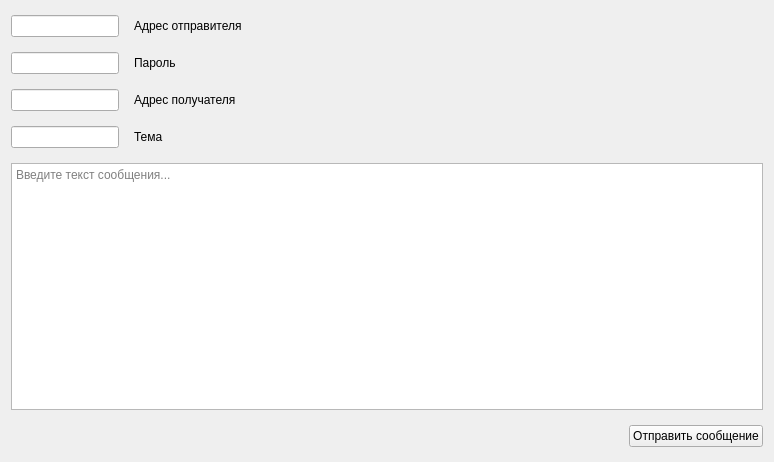
<?xml version="1.0" encoding="UTF-8"?>
<ui version="4.0">
 <class>Form</class>
 <widget class="QWidget" name="Form">
  <property name="geometry">
   <rect>
    <x>0</x>
    <y>0</y>
    <width>774</width>
    <height>462</height>
   </rect>
  </property>
  <property name="windowTitle">
   <string>Form</string>
  </property>
  <layout class="QVBoxLayout" name="verticalLayout_3">
   <property name="spacing">
    <number>0</number>
   </property>
   <property name="topMargin">
    <number>15</number>
   </property>
   <property name="bottomMargin">
    <number>15</number>
   </property>
   <item>
    <layout class="QVBoxLayout" name="verticalLayout_2">
     <property name="spacing">
      <number>15</number>
     </property>
     <item>
      <layout class="QFormLayout" name="formLayout">
       <property name="horizontalSpacing">
        <number>15</number>
       </property>
       <property name="verticalSpacing">
        <number>15</number>
       </property>
       <item row="0" column="1">
        <widget class="QLabel" name="label">
         <property name="text">
          <string>Адрес отправителя</string>
         </property>
        </widget>
       </item>
       <item row="1" column="1">
        <widget class="QLabel" name="label_2">
         <property name="text">
          <string>Пароль</string>
         </property>
        </widget>
       </item>
       <item row="2" column="1">
        <widget class="QLabel" name="label_3">
         <property name="text">
          <string>Адрес получателя</string>
         </property>
        </widget>
       </item>
       <item row="3" column="1">
        <widget class="QLabel" name="label_4">
         <property name="text">
          <string>Тема</string>
         </property>
        </widget>
       </item>
       <item row="0" column="0">
        <widget class="QLineEdit" name="senderAddress"/>
       </item>
       <item row="1" column="0">
        <widget class="QLineEdit" name="password"/>
       </item>
       <item row="2" column="0">
        <widget class="QLineEdit" name="receiverAddress"/>
       </item>
       <item row="3" column="0">
        <widget class="QLineEdit" name="subject"/>
       </item>
      </layout>
     </item>
     <item>
      <layout class="QVBoxLayout" name="verticalLayout">
       <property name="spacing">
        <number>15</number>
       </property>
       <item>
        <widget class="QTextEdit" name="textEdit">
         <property name="placeholderText">
          <string>Введите текст сообщения...</string>
         </property>
        </widget>
       </item>
       <item>
        <layout class="QHBoxLayout" name="horizontalLayout">
         <item>
          <spacer name="horizontalSpacer">
           <property name="orientation">
            <enum>Qt::Horizontal</enum>
           </property>
           <property name="sizeHint" stdset="0">
            <size>
             <width>40</width>
             <height>20</height>
            </size>
           </property>
          </spacer>
         </item>
         <item>
          <widget class="QPushButton" name="send">
           <property name="text">
            <string>Отправить сообщение</string>
           </property>
          </widget>
         </item>
        </layout>
       </item>
      </layout>
     </item>
    </layout>
   </item>
  </layout>
 </widget>
 <tabstops>
  <tabstop>textEdit</tabstop>
  <tabstop>send</tabstop>
 </tabstops>
 <resources/>
 <connections/>
</ui>
